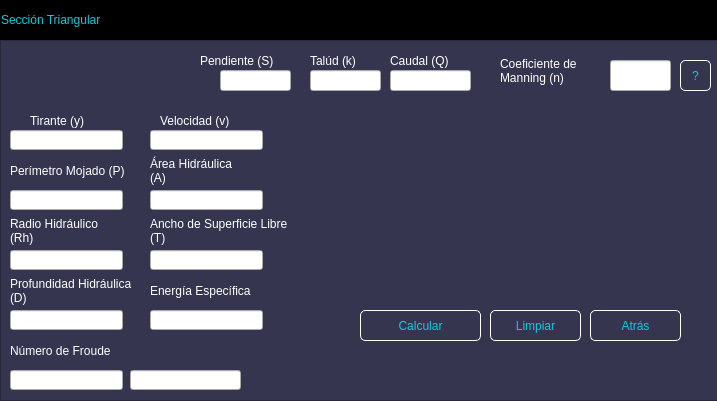
<?xml version="1.0" encoding="UTF-8"?>
<ui version="4.0">
 <class>MainWindow</class>
 <widget class="QMainWindow" name="MainWindow">
  <property name="geometry">
   <rect>
    <x>0</x>
    <y>0</y>
    <width>717</width>
    <height>401</height>
   </rect>
  </property>
  <property name="windowTitle">
   <string>MainWindow</string>
  </property>
  <widget class="QWidget" name="centralwidget">
   <layout class="QVBoxLayout" name="verticalLayout">
    <property name="spacing">
     <number>0</number>
    </property>
    <property name="leftMargin">
     <number>0</number>
    </property>
    <property name="topMargin">
     <number>0</number>
    </property>
    <property name="rightMargin">
     <number>0</number>
    </property>
    <property name="bottomMargin">
     <number>0</number>
    </property>
    <item>
     <widget class="QFrame" name="frame">
      <property name="frameShape">
       <enum>QFrame::StyledPanel</enum>
      </property>
      <property name="frameShadow">
       <enum>QFrame::Raised</enum>
      </property>
      <widget class="QFrame" name="frame_superior">
       <property name="geometry">
        <rect>
         <x>0</x>
         <y>0</y>
         <width>718</width>
         <height>40</height>
        </rect>
       </property>
       <property name="maximumSize">
        <size>
         <width>16777215</width>
         <height>40</height>
        </size>
       </property>
       <property name="styleSheet">
        <string notr="true">QFrame{
background-color:rgb(0, 0, 0);
}

QPushButton{
background-color: #000000ff;
border-radius:20px;
}

QPushButton:hover{
background-color:rgb(53, 53, 79);
border-radius:20px;
}</string>
       </property>
       <property name="frameShape">
        <enum>QFrame::StyledPanel</enum>
       </property>
       <property name="frameShadow">
        <enum>QFrame::Raised</enum>
       </property>
       <layout class="QHBoxLayout" name="horizontalLayout">
        <property name="spacing">
         <number>0</number>
        </property>
        <property name="leftMargin">
         <number>0</number>
        </property>
        <property name="topMargin">
         <number>0</number>
        </property>
        <property name="rightMargin">
         <number>0</number>
        </property>
        <property name="bottomMargin">
         <number>0</number>
        </property>
        <item>
         <widget class="QLabel" name="label">
          <property name="styleSheet">
           <string notr="true">font:87 12pt&quot;Arial Black&quot;;
color:rgb(20,200,220);</string>
          </property>
          <property name="text">
           <string>Sección Triangular</string>
          </property>
         </widget>
        </item>
        <item>
         <spacer name="horizontalSpacer">
          <property name="orientation">
           <enum>Qt::Horizontal</enum>
          </property>
          <property name="sizeHint" stdset="0">
           <size>
            <width>386</width>
            <height>20</height>
           </size>
          </property>
         </spacer>
        </item>
        <item>
         <widget class="QPushButton" name="bt_minimizar">
          <property name="minimumSize">
           <size>
            <width>40</width>
            <height>40</height>
           </size>
          </property>
          <property name="text">
           <string/>
          </property>
          <property name="icon">
           <iconset>
            <normaloff>Imágenes/minimizar.png</normaloff>Imágenes/minimizar.png</iconset>
          </property>
          <property name="iconSize">
           <size>
            <width>30</width>
            <height>30</height>
           </size>
          </property>
         </widget>
        </item>
        <item>
         <widget class="QPushButton" name="bt_cerrar">
          <property name="minimumSize">
           <size>
            <width>40</width>
            <height>40</height>
           </size>
          </property>
          <property name="text">
           <string/>
          </property>
          <property name="icon">
           <iconset>
            <normaloff>Imágenes/cerrar2.png</normaloff>Imágenes/cerrar2.png</iconset>
          </property>
          <property name="iconSize">
           <size>
            <width>30</width>
            <height>30</height>
           </size>
          </property>
         </widget>
        </item>
       </layout>
      </widget>
      <widget class="QFrame" name="frame_2">
       <property name="geometry">
        <rect>
         <x>0</x>
         <y>40</y>
         <width>718</width>
         <height>361</height>
        </rect>
       </property>
       <property name="styleSheet">
        <string notr="true">QFrame{
background-color:rgb(53,53,79);
}

QPushButton{
font:87 12pt&quot;Arial Black&quot;;
background-color:#000000ff;
color:rgb(20,200,220);
border-radius:5px;
border:1px solid white;
}


QPushButton:hover{
background-color:black;
}</string>
       </property>
       <property name="frameShape">
        <enum>QFrame::StyledPanel</enum>
       </property>
       <property name="frameShadow">
        <enum>QFrame::Raised</enum>
       </property>
       <widget class="QLabel" name="label_2">
        <property name="geometry">
         <rect>
          <x>200</x>
          <y>10</y>
          <width>101</width>
          <height>21</height>
         </rect>
        </property>
        <property name="styleSheet">
         <string notr="true">font:87 10pt&quot;Arial Black&quot;;
color:rgb(255,255,255);</string>
        </property>
        <property name="text">
         <string>Pendiente (S)</string>
        </property>
       </widget>
       <widget class="QLineEdit" name="Pendiente">
        <property name="geometry">
         <rect>
          <x>220</x>
          <y>30</y>
          <width>71</width>
          <height>21</height>
         </rect>
        </property>
       </widget>
       <widget class="QLabel" name="label_3">
        <property name="geometry">
         <rect>
          <x>310</x>
          <y>10</y>
          <width>71</width>
          <height>21</height>
         </rect>
        </property>
        <property name="styleSheet">
         <string notr="true">font:87 10pt&quot;Arial Black&quot;;
color:rgb(255,255,255);</string>
        </property>
        <property name="text">
         <string>Talúd (k)</string>
        </property>
       </widget>
       <widget class="QLineEdit" name="Taludk">
        <property name="geometry">
         <rect>
          <x>310</x>
          <y>30</y>
          <width>71</width>
          <height>21</height>
         </rect>
        </property>
       </widget>
       <widget class="QLabel" name="label_6">
        <property name="geometry">
         <rect>
          <x>10</x>
          <y>110</y>
          <width>121</width>
          <height>41</height>
         </rect>
        </property>
        <property name="styleSheet">
         <string notr="true">font:87 10pt&quot;Arial Black&quot;;
color:rgb(255,255,255);</string>
        </property>
        <property name="text">
         <string>Perímetro Mojado (P)</string>
        </property>
        <property name="wordWrap">
         <bool>true</bool>
        </property>
       </widget>
       <widget class="QLineEdit" name="Perimetro">
        <property name="geometry">
         <rect>
          <x>10</x>
          <y>150</y>
          <width>113</width>
          <height>20</height>
         </rect>
        </property>
       </widget>
       <widget class="QLabel" name="label_7">
        <property name="geometry">
         <rect>
          <x>150</x>
          <y>110</y>
          <width>101</width>
          <height>41</height>
         </rect>
        </property>
        <property name="styleSheet">
         <string notr="true">font:87 10pt&quot;Arial Black&quot;;
color:rgb(255,255,255);</string>
        </property>
        <property name="text">
         <string>Área Hidráulica (A)</string>
        </property>
        <property name="wordWrap">
         <bool>true</bool>
        </property>
       </widget>
       <widget class="QLineEdit" name="Area">
        <property name="geometry">
         <rect>
          <x>150</x>
          <y>150</y>
          <width>113</width>
          <height>20</height>
         </rect>
        </property>
       </widget>
       <widget class="QLabel" name="label_9">
        <property name="geometry">
         <rect>
          <x>10</x>
          <y>170</y>
          <width>111</width>
          <height>41</height>
         </rect>
        </property>
        <property name="styleSheet">
         <string notr="true">font:87 10pt&quot;Arial Black&quot;;
color:rgb(255,255,255);</string>
        </property>
        <property name="text">
         <string>Radio Hidráulico (Rh)</string>
        </property>
        <property name="wordWrap">
         <bool>true</bool>
        </property>
       </widget>
       <widget class="QLineEdit" name="Radio">
        <property name="geometry">
         <rect>
          <x>10</x>
          <y>210</y>
          <width>113</width>
          <height>20</height>
         </rect>
        </property>
       </widget>
       <widget class="QLabel" name="label_8">
        <property name="geometry">
         <rect>
          <x>150</x>
          <y>170</y>
          <width>141</width>
          <height>41</height>
         </rect>
        </property>
        <property name="styleSheet">
         <string notr="true">font:87 10pt&quot;Arial Black&quot;;
color:rgb(255,255,255);</string>
        </property>
        <property name="text">
         <string>Ancho de Superficie Libre (T)</string>
        </property>
        <property name="wordWrap">
         <bool>true</bool>
        </property>
       </widget>
       <widget class="QLineEdit" name="Ancho">
        <property name="geometry">
         <rect>
          <x>150</x>
          <y>210</y>
          <width>113</width>
          <height>20</height>
         </rect>
        </property>
       </widget>
       <widget class="QLabel" name="label_10">
        <property name="geometry">
         <rect>
          <x>360</x>
          <y>120</y>
          <width>321</width>
          <height>131</height>
         </rect>
        </property>
        <property name="text">
         <string/>
        </property>
        <property name="textFormat">
         <enum>Qt::AutoText</enum>
        </property>
        <property name="pixmap">
         <pixmap>Imágenes/Triangular.png</pixmap>
        </property>
        <property name="scaledContents">
         <bool>true</bool>
        </property>
       </widget>
       <widget class="QPushButton" name="Calcular">
        <property name="geometry">
         <rect>
          <x>360</x>
          <y>270</y>
          <width>121</width>
          <height>31</height>
         </rect>
        </property>
        <property name="text">
         <string>Calcular</string>
        </property>
       </widget>
       <widget class="QPushButton" name="Limpiar">
        <property name="geometry">
         <rect>
          <x>490</x>
          <y>270</y>
          <width>91</width>
          <height>31</height>
         </rect>
        </property>
        <property name="text">
         <string>Limpiar</string>
        </property>
       </widget>
       <widget class="QPushButton" name="Atras">
        <property name="geometry">
         <rect>
          <x>590</x>
          <y>270</y>
          <width>91</width>
          <height>31</height>
         </rect>
        </property>
        <property name="text">
         <string>Atrás</string>
        </property>
       </widget>
       <widget class="QLabel" name="label_11">
        <property name="geometry">
         <rect>
          <x>10</x>
          <y>230</y>
          <width>141</width>
          <height>41</height>
         </rect>
        </property>
        <property name="styleSheet">
         <string notr="true">font:87 10pt&quot;Arial Black&quot;;
color:rgb(255,255,255);</string>
        </property>
        <property name="text">
         <string>Profundidad Hidráulica (D)</string>
        </property>
        <property name="wordWrap">
         <bool>true</bool>
        </property>
       </widget>
       <widget class="QLineEdit" name="Profundidad">
        <property name="geometry">
         <rect>
          <x>10</x>
          <y>270</y>
          <width>113</width>
          <height>20</height>
         </rect>
        </property>
       </widget>
       <widget class="QLabel" name="label_12">
        <property name="geometry">
         <rect>
          <x>500</x>
          <y>10</y>
          <width>111</width>
          <height>41</height>
         </rect>
        </property>
        <property name="styleSheet">
         <string notr="true">font:87 10pt&quot;Arial Black&quot;;
color:rgb(255,255,255);</string>
        </property>
        <property name="text">
         <string>Coeficiente de Manning (n)</string>
        </property>
        <property name="wordWrap">
         <bool>true</bool>
        </property>
       </widget>
       <widget class="QLabel" name="label_13">
        <property name="geometry">
         <rect>
          <x>30</x>
          <y>70</y>
          <width>81</width>
          <height>21</height>
         </rect>
        </property>
        <property name="styleSheet">
         <string notr="true">font:87 10pt&quot;Arial Black&quot;;
color:rgb(255,255,255);</string>
        </property>
        <property name="text">
         <string>Tirante (y)</string>
        </property>
        <property name="wordWrap">
         <bool>true</bool>
        </property>
       </widget>
       <widget class="QLineEdit" name="Tirante">
        <property name="geometry">
         <rect>
          <x>10</x>
          <y>90</y>
          <width>113</width>
          <height>20</height>
         </rect>
        </property>
       </widget>
       <widget class="QLabel" name="label_14">
        <property name="geometry">
         <rect>
          <x>160</x>
          <y>70</y>
          <width>101</width>
          <height>21</height>
         </rect>
        </property>
        <property name="styleSheet">
         <string notr="true">font:87 10pt&quot;Arial Black&quot;;
color:rgb(255,255,255);</string>
        </property>
        <property name="text">
         <string>Velocidad (v)</string>
        </property>
        <property name="wordWrap">
         <bool>true</bool>
        </property>
       </widget>
       <widget class="QLineEdit" name="Velocidad">
        <property name="geometry">
         <rect>
          <x>150</x>
          <y>90</y>
          <width>113</width>
          <height>20</height>
         </rect>
        </property>
       </widget>
       <widget class="QLabel" name="label_15">
        <property name="geometry">
         <rect>
          <x>150</x>
          <y>230</y>
          <width>111</width>
          <height>41</height>
         </rect>
        </property>
        <property name="styleSheet">
         <string notr="true">font:87 10pt&quot;Arial Black&quot;;
color:rgb(255,255,255);</string>
        </property>
        <property name="text">
         <string>Energía Específica</string>
        </property>
        <property name="wordWrap">
         <bool>true</bool>
        </property>
       </widget>
       <widget class="QLineEdit" name="Energia">
        <property name="geometry">
         <rect>
          <x>150</x>
          <y>270</y>
          <width>113</width>
          <height>20</height>
         </rect>
        </property>
       </widget>
       <widget class="QLabel" name="label_16">
        <property name="geometry">
         <rect>
          <x>10</x>
          <y>290</y>
          <width>111</width>
          <height>41</height>
         </rect>
        </property>
        <property name="styleSheet">
         <string notr="true">font:87 10pt&quot;Arial Black&quot;;
color:rgb(255,255,255);</string>
        </property>
        <property name="text">
         <string>Número de Froude</string>
        </property>
        <property name="wordWrap">
         <bool>true</bool>
        </property>
       </widget>
       <widget class="QLineEdit" name="Froude">
        <property name="geometry">
         <rect>
          <x>10</x>
          <y>330</y>
          <width>113</width>
          <height>20</height>
         </rect>
        </property>
       </widget>
       <widget class="QLabel" name="label_17">
        <property name="geometry">
         <rect>
          <x>390</x>
          <y>10</y>
          <width>81</width>
          <height>21</height>
         </rect>
        </property>
        <property name="styleSheet">
         <string notr="true">font:87 10pt&quot;Arial Black&quot;;
color:rgb(255,255,255);</string>
        </property>
        <property name="text">
         <string>Caudal (Q)</string>
        </property>
       </widget>
       <widget class="QLineEdit" name="Caudal">
        <property name="geometry">
         <rect>
          <x>390</x>
          <y>30</y>
          <width>81</width>
          <height>21</height>
         </rect>
        </property>
       </widget>
       <widget class="QLineEdit" name="Manning">
        <property name="geometry">
         <rect>
          <x>610</x>
          <y>20</y>
          <width>61</width>
          <height>31</height>
         </rect>
        </property>
       </widget>
       <widget class="QPushButton" name="Coeficientes">
        <property name="geometry">
         <rect>
          <x>680</x>
          <y>20</y>
          <width>31</width>
          <height>31</height>
         </rect>
        </property>
        <property name="text">
         <string>?</string>
        </property>
       </widget>
       <widget class="QLineEdit" name="Regimen">
        <property name="geometry">
         <rect>
          <x>130</x>
          <y>330</y>
          <width>111</width>
          <height>20</height>
         </rect>
        </property>
       </widget>
      </widget>
     </widget>
    </item>
   </layout>
  </widget>
 </widget>
 <resources/>
 <connections/>
</ui>
